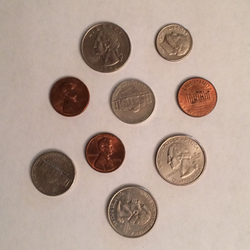
#> input picture CV/Resources/coins.png, 250 x 250 px
$ python blurring.py --image Resources/coins.png
#> lines starting #> are read from the running program, lines starting #| are printed output that depends on the picture
import numpy as np
import argparse
import cv2


ap = argparse.ArgumentParser()
ap.add_argument("-i", "--image", required=True,
                help="Path to the image")
args = vars(ap.parse_args())

image = cv2.imread(args["image"])
#> image is the input picture: shape (250, 250, 3); mean B, G, R 147.7, 159.9, 180.7

resized = cv2.resize(image, (300,
                             int(300 * image.shape[0] / image.shape[1])))
cv2.imshow("Resized", resized)

# Average blurring
blurred = np.hstack([
    cv2.blur(resized, (3, 3)),
    cv2.blur(resized, (5, 5)),
    cv2.blur(resized, (7, 7))])
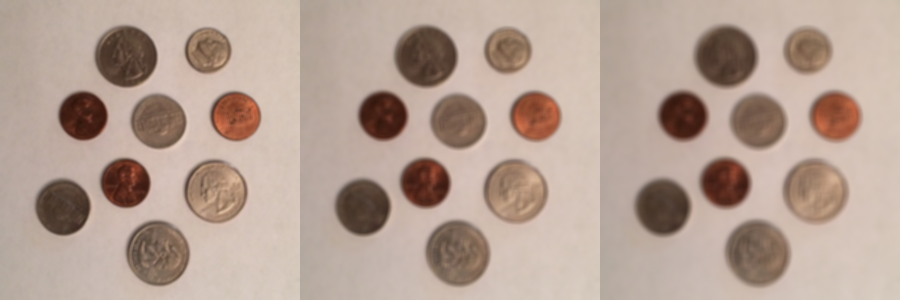
#> blurred: shape (300, 900, 3); mean B, G, R 147.6, 159.8, 180.6
cv2.imshow("Averaged", blurred)


# Gaussian blurring
blurred = np.hstack([
    cv2.GaussianBlur(resized, (3, 3), 0),
    cv2.GaussianBlur(resized, (5, 5), 0),
    cv2.GaussianBlur(resized, (7, 7), 0)])
cv2.imshow("Gaussian", blurred)


# Median blurring
blurred = np.hstack([
    cv2.medianBlur(resized, 3),
    cv2.medianBlur(resized, 5),
    cv2.medianBlur(resized, 7)])
cv2.imshow("Median", blurred)


# Bilateral blurring
blurred = np.hstack([
    cv2.bilateralFilter(resized, 5, 21, 21),
    cv2.bilateralFilter(resized, 7, 31, 31),
    cv2.bilateralFilter(resized, 9, 41, 41)])
cv2.imshow("Bilateral", blurred)
cv2.waitKey(0)
